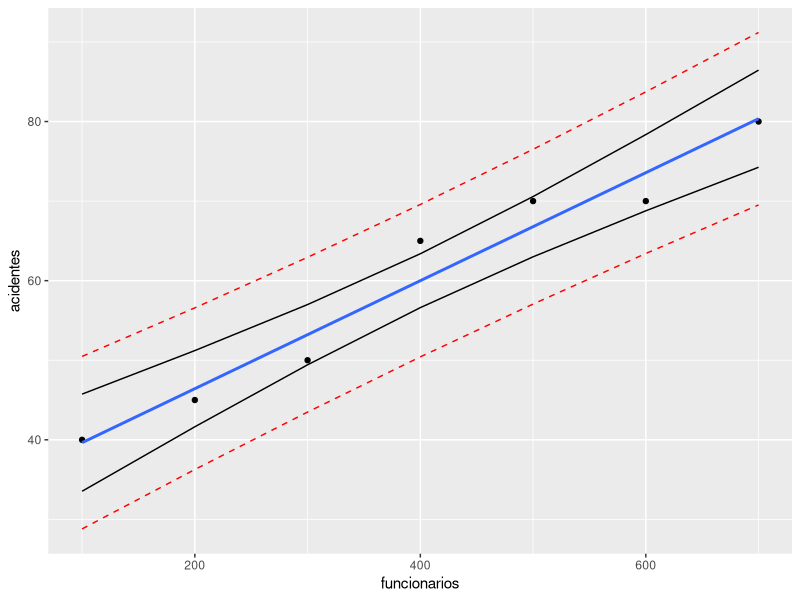

Here is the R script that generated this plot:
# Dados
funcionarios = c(100,200,300,400,500,600,700)
acidentes = c(40,45,50,65,70,70,80)

# Modelo
modelo = lm(acidentes ~ funcionarios)
summary(modelo)
# Intervalo de confiança e de predição para os dados da base
IC1 = predict(modelo, interval="confidence",level = 0.95)
IC2 = predict(modelo, interval="predict",level = 0.95)
new = data.frame(funcionarios,acidentes,IC1,IC2)

# Gráfico
library("ggplot2")
ggplot(new, aes(funcionarios, acidentes)) +
  geom_point() +
  geom_smooth(method=lm, se=FALSE) + 
  geom_line(aes(y = lwr), color = "black") +
  geom_line(aes(y = upr), color = "black") +
  geom_line(aes(y = lwr.1), color = "red", linetype = "dashed") +
  geom_line(aes(y = upr.1), color = "red", linetype = "dashed")

# Predição para 550 funcionários 
novo = data.frame(funcionarios=550)
predict(modelo, novo, interval="confidence")
predict(modelo, novo, interval="predict")

